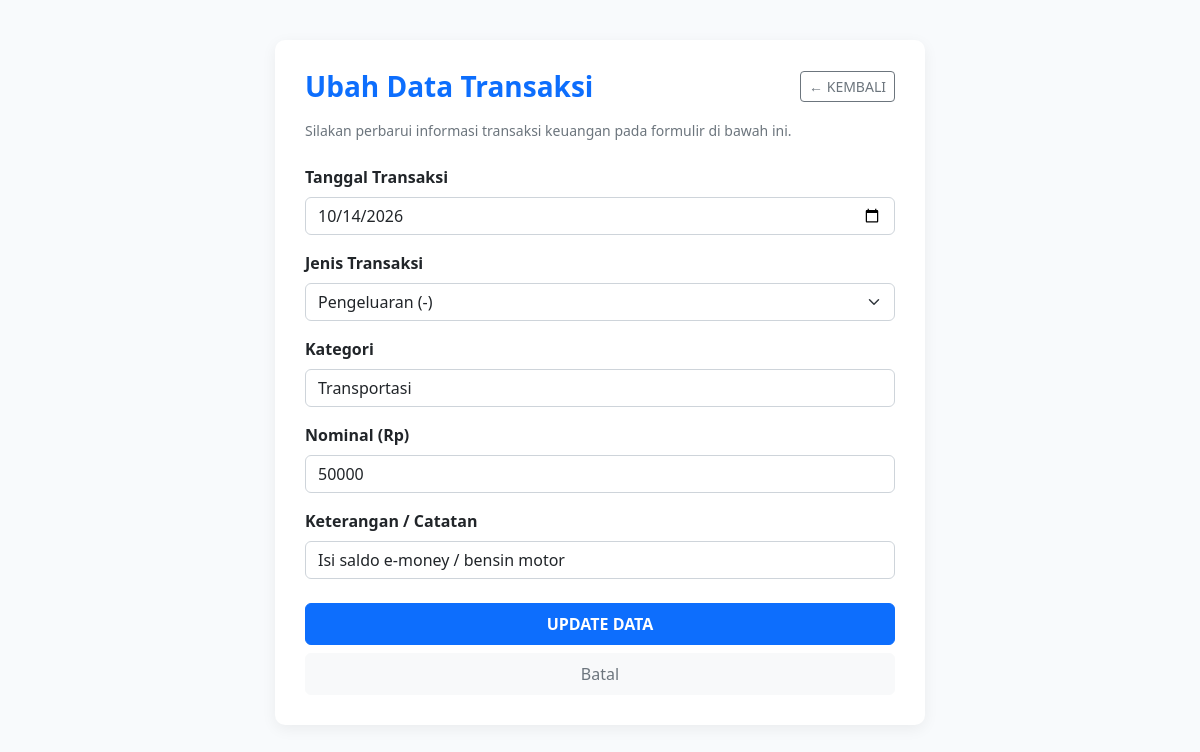
Page /ubah.php?id=5 on the committed database.
### tables this page shows
CREATE TABLE IF NOT EXISTS `catatan_keuangan` (
  `id` int(11) NOT NULL AUTO_INCREMENT,
  `tanggal` date NOT NULL,
  `jenis` varchar(20) NOT NULL,
  `kategori` varchar(50) NOT NULL,
  `nominal` int(11) NOT NULL,
  `keterangan` varchar(255) NOT NULL,
  PRIMARY KEY (`id`)
);

### ubah.php (the view, shortened to what this page needs)
<!DOCTYPE html>
<html>
<head>
    <link href="https://cdn.jsdelivr.net/npm/bootstrap@5.2.2/dist/css/bootstrap.min.css" rel="stylesheet">
</head>
<body>
    <div class="container">
        <div class="form-box">
            <div class="d-flex justify-content-between align-items-center mb-3">
                <h3 class="text-primary fw-bold mb-0">Ubah Data Transaksi</h3>
                <a href="index.php" class="btn btn-outline-secondary btn-sm">&larr; KEMBALI</a>
            </div>
            <p class="text-muted small mb-4">Silakan perbarui informasi transaksi keuangan pada formulir di bawah ini.</p>
            <?php
            include 'koneksi.php';
            $id = $_GET['id'];
            $data = mysqli_query($koneksi, "select * from catatan_keuangan where id='$id'");
            while($d = mysqli_fetch_array($data)){
                ?>
                <form method="post" action="update.php">
                    <div class="mb-3">
                        <label class="form-label fw-semibold">Tanggal Transaksi</label>
                        <input type="date" name="tanggal" class="form-control" value="<?php echo $d['tanggal']; ?>" required>
                    </div>
                    <div class="mb-3">
                        <label class="form-label fw-semibold">Jenis Transaksi</label>
                        <select name="jenis" class="form-select" required>
                            <option value="Pengeluaran" <?php if($d['jenis'] == 'Pengeluaran') echo 'selected'; ?>>Pengeluaran (-)</option>
                        </select>
                    </div>
                    <div class="mb-3">
                        <label class="form-label fw-semibold">Kategori</label>
                        <input type="text" name="kategori" class="form-control" value="<?php echo $d['kategori']; ?>" required>
                    </div>
                    <div class="mb-3">
                        <label class="form-label fw-semibold">Nominal (Rp)</label>
                        <input type="number" name="nominal" class="form-control" value="<?php echo $d['nominal']; ?>" min="1" required>
                    </div>
                    <div class="mb-4">
                        <label class="form-label fw-semibold">Keterangan / Catatan</label>
                        <input type="text" name="keterangan" class="form-control" value="<?php echo $d['keterangan']; ?>" required>
                    </div>
                    <div class="d-grid gap-2">
                        <button type="submit" class="btn btn-primary py-2 fw-semibold">UPDATE DATA</button>
                        <a href="index.php" class="btn btn-light text-secondary py-2">Batal</a>
                    </div>
                </form>
                <?php
            }
            ?>
        </div>
    </div>
</body>
</html>

### ubah.php (style rules this page uses)
body { background-color: #f8fafc; font-family: 'Segoe UI', Tahoma, Geneva, Verdana, sans-serif; }
.form-box { background: #ffffff; border-radius: 10px; box-shadow: 0 4px 15px rgba(0,0,0,0.06); padding: 30px; max-width: 650px; margin: 40px auto; }

### rows in the picture
catatan_keuangan: tanggal "10/14/2026", jenis "Pengeluaran (-)", kategori "Transportasi", nominal "50000", keterangan "Isi saldo e-money / bensin motor"
